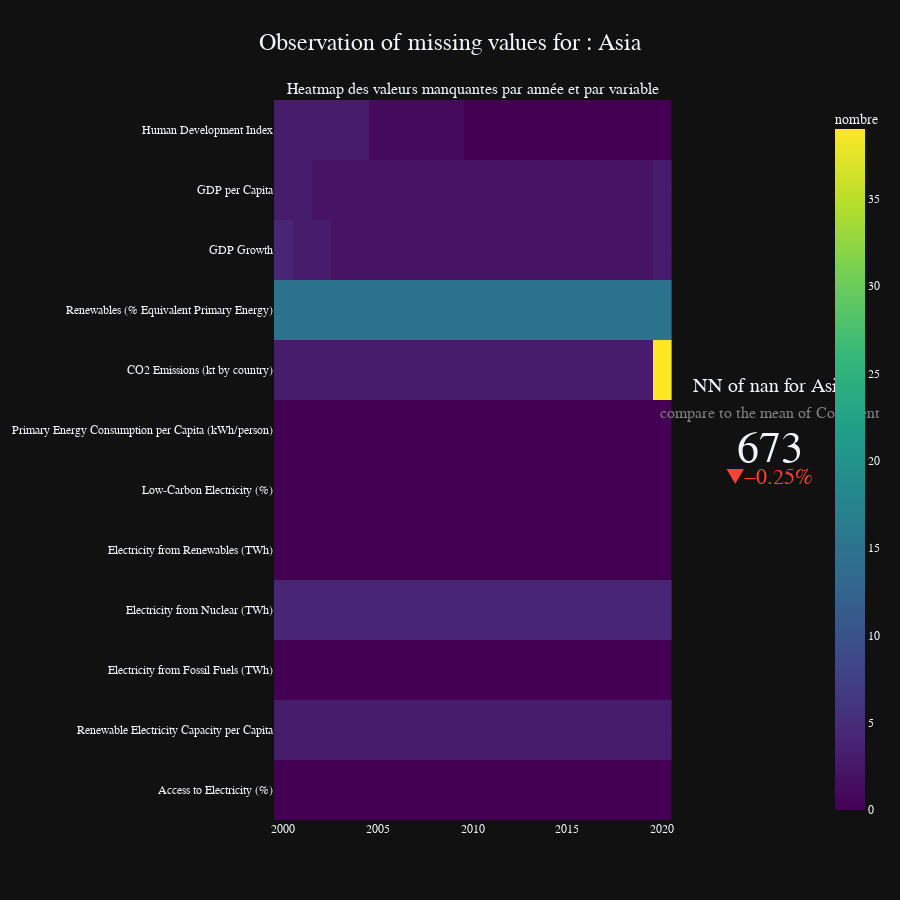

Notebook code for this chart:
### Markdown cell above
### Heatmap of missing values : 
The goal is to make a subplot of a Heatmap which indicate the number of nan for a given region or country and the number for a easier reading. 

We creat the needed dataset for the heatmap 
* on a country
* with only the required values (all except the 'Year' and the 'Country') present on other axis.


We make the  subplot graph thanks to : 
1. [mixed sub-plot](https://plotly.com/python/mixed-subplots/) documentation
2. [specs of subplot](https://plotly.com/python/subplots/#subplots-types) documentation

### Code cell
def heatmap(df_heatmap : pd.DataFrame  = df_energy, area_type : str = "Continent", area_name : str = "Asia") -> go.Figure :
    """
    This function creat a complexe multi-figure within a heatmap of missing values for the given area_name for all features and an indicator trace.
    :param df_heatmap: The data frame to analyse
    :param area_type: ["Country", "Continent", "Region", "iso3"]
    :param area_name: ["France", "Europe", "Western Europe", "FRA", ...]
    :return: a figure object of the plotly lib (heatmap + indicator)
    """
    
    ###############
    ## Computation
    ###############
    # The set of var to observe except the one used on other axis
    col = df_energy.columns.tolist()
    for x in ['Year', 'Country', 'Continent', 'Region', 'iso3'] : col.remove(x)

    df_heat= df_heatmap.query(f"{area_type} == '{area_name}'")[col]   # make the df with for the given area_name
    df_heat_na = df_heat.isna()
    df_heat_na.replace({True: 1, False: 0}, inplace=True)      # We change the True to 1 because plotly can not interpret them
     
    # compute the values for the indicator
    NB_OF_NAN = df_heat_na.sum().sum()
    NB_OF_NAN_GLOBAL = df_energy.isna().sum().sum()
    NB_MEAN_NAN = (NB_OF_NAN_GLOBAL/len(df_heatmap[area_type].unique()))   # compare the nb of nan for the given area_name to the mean of nan of other area_type
    
    print("NB_OF_NAN {}, NB_OF_NAN_GLOBAL {}, NB_MEAN_NAN_PER_AREATYPE {}".format(NB_OF_NAN, NB_OF_NAN_GLOBAL, NB_MEAN_NAN ))

    df_heat_na['Year'] = df_heatmap['Year']  # add the year column to the df
    transposed_df = df_heat_na.groupby('Year').sum().T
    
    # testing after the upper calculation to be sure that the nb of missing val and shape is plausible
    assert transposed_df.sum().sum() == df_energy.query(f"{area_type} == '{area_name}'").isna().sum().sum(), "<-- The sum of nan is not the same -->"
    assert transposed_df.shape[0] == len(col), "<-- The number of columns is not the same -->"
    assert transposed_df.shape[1] == len(df_energy['Year'].unique().tolist()), "<-- The number of rows is not the same -->"
    
    ###############
    ## The subplot
    ###############
    heatmap = make_subplots(
        rows=1, cols=2,     # 2 col bcs 2 graph
        column_widths=[0.9, 0.2],
        specs=[[{"type": "xy"}, {"type": "domain"}]],   
        subplot_titles=("Heatmap des valeurs manquantes par année et par variable", "")
    )
    
    ##### The heatmap
    heatmap.add_trace(
        go.Heatmap(
            z=transposed_df,
            x=df_energy['Year'].unique().tolist(),
            y=col,
            
            # Styling
            colorscale='Viridis', 
            colorbar=dict(
                title="nombre",
                titleside="top"
            )
        ),
        # placement of the graph in 1st position
        row=1, col=1
    )
    
    ###### The indicator 
    heatmap.add_trace(
        go.Indicator(
            mode = "number+delta",  # 'delta' mean the % btw the value and a ref
            value = NB_OF_NAN,      # nb of nan for the current country looked
            delta = {'reference': int(NB_MEAN_NAN), 'relative' : True, 'valueformat' : '.2f', "suffix": "%"},
            # styling
            title = {"text": f"NN of nan for {area_name}<br>"
                             "<span style='font-size:0.8em;color:gray'>"
                             f"compare to the mean of {area_type}</span>"
            }
        ),
        # placement of the graph in 2nd position
        row=1, col=2
    )
    

    ##### styling 
    heatmap.update_layout(
        template=THEME,  # just a default theme
        title_text="Observation of missing values for : {}".format(area_name),
        title_font_size=24,  # Increase title font size
        title_x=0.5,  # Center the title
        height=900,  # Set the height of the figure in pixels
        # width=1000,  # Set the width of the figure in pixels
        font=dict(family='Arial', size=12),  # Customize font family and size for the whole figure
        #margin=dict(t=80, l=50, r=50, b=50),  # Add margin for better layout spacing
    )
    
    heatmap.show()
    
    return transposed_df

heatmap()

### Figure 1 — Plotly figure (JSON) as saved in the notebook; plotly's stock layout.template omitted (floating-point values rounded to 4 significant figures; data arrays with more than 128 entries replaced by an {"elided": "..."} marker saying what was removed)
{"data": [{"colorbar": {"title": {"side": "top", "text": "nombre"}}, "colorscale": [[0.0, "#440154"], [0.1111, "#482878"], [0.2222, "#3e4989"], [0.3333, "#31688e"], [0.4444, "#26828e"], [0.5556, "#1f9e89"], [0.6667, "#35b779"], [0.7778, "#6ece58"], [0.8889, "#b5de2b"], [1.0, "#fde725"]], "x": [2000, 2001, 2002, 2003, 2004, 2005, 2006, 2007, 2008, 2009, 2010, 2011, 2012, 2013, 2014, 2015, 2016, 2017, 2018, 2019, 2020], "y": ["Access to Electricity (%)", "Renewable Electricity Capacity per Capita", "Electricity from Fossil Fuels (TWh)", "Electricity from Nuclear (TWh)", "Electricity from Renewables (TWh)", "Low-Carbon Electricity (%)", "Primary Energy Consumption per Capita (kWh/person)", "CO2 Emissions (kt by country)", "Renewables (% Equivalent Primary Energy)", "GDP Growth", "GDP per Capita", "Human Development Index"], "z": {"elided": "12x21 int values"}, "type": "heatmap", "xaxis": "x", "yaxis": "y"}, {"delta": {"reference": 903, "relative": true, "suffix": "%", "valueformat": ".2f"}, "mode": "number+delta", "title": {"text": "NN of nan for Asia<br><span style='font-size:0.8em;color:gray'>compare to the mean of Continent</span>"}, "value": 673, "type": "indicator", "domain": {"x": [0.8364, 1.0], "y": [0.0, 1.0]}}], "layout": {"xaxis": {"anchor": "y", "domain": [0.0, 0.7364]}, "yaxis": {"anchor": "x", "domain": [0.0, 1.0]}, "annotations": [{"font": {"size": 16}, "showarrow": false, "text": "Heatmap des valeurs manquantes par année et par variable", "x": 0.3682, "xanchor": "center", "xref": "paper", "y": 1.0, "yanchor": "bottom", "yref": "paper"}], "title": {"font": {"size": 24}, "text": "Observation of missing values for : Asia", "x": 0.5}, "font": {"family": "Arial", "size": 12}, "height": 900}}
